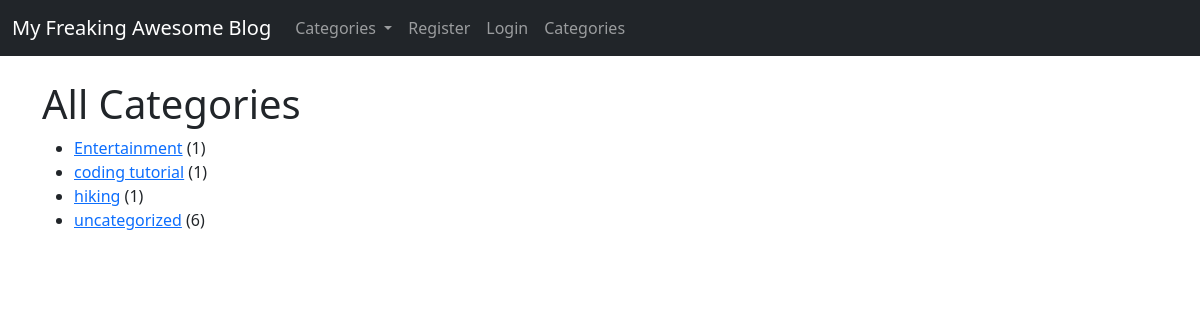
The page /category/ on the database its author committed.
### theblog/models.py (models this page shows, shortened)
class Post(models.Model):
    title = models.CharField(max_length=255)
    title_tag = models.CharField(max_length=255)
    author = models.ForeignKey(User, on_delete=models.CASCADE)
    body = models.TextField()
    post_date = models.DateField(auto_now_add=True)
    category = models.CharField(max_length=255, default="uncategorized")

### theblog/views.py (the view)
# urls.py: path("category/", AllCategoryView.as_view(), name="all_category"),
class AllCategoryView(ListView):
    model = Post
    template_name = "all_category.html"
    queryset = (
        Post.objects.values("category")
        .annotate(total=Count("category"))
        .order_by("category")
    )

### theblog/templates/all_category.html
{% extends 'base.html' %}
{% block content %}
  <h1>All Categories</h1>
  <ul>
    {% for category in object_list %}
      <li>
        <a href="{% url 'category' category.category|slugify %}">{{ category.category }}</a> ({{ category.total }})
      </li>
    {% endfor %}
  </ul>
{% endblock %}

### rows shown on the page
Post: category "Entertainment", total "1"
Post: category "coding tutorial", total "1"
Post: category "hiking", total "1"
Post: category "uncategorized", total "6"
